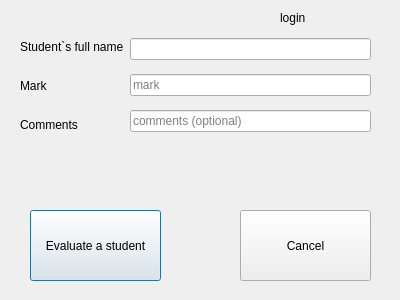
<?xml version="1.0" encoding="UTF-8"?>
<ui version="4.0">
 <class>add_mark_2</class>
 <widget class="QDialog" name="add_mark_2">
  <property name="geometry">
   <rect>
    <x>0</x>
    <y>0</y>
    <width>400</width>
    <height>300</height>
   </rect>
  </property>
  <property name="windowTitle">
   <string>Dialog</string>
  </property>
  <widget class="QPushButton" name="pushButton">
   <property name="geometry">
    <rect>
     <x>30</x>
     <y>210</y>
     <width>131</width>
     <height>71</height>
    </rect>
   </property>
   <property name="text">
    <string>Evaluate a student</string>
   </property>
  </widget>
  <widget class="QPushButton" name="pushButton_2">
   <property name="geometry">
    <rect>
     <x>240</x>
     <y>210</y>
     <width>131</width>
     <height>71</height>
    </rect>
   </property>
   <property name="text">
    <string>Cancel</string>
   </property>
  </widget>
  <widget class="QLabel" name="label">
   <property name="geometry">
    <rect>
     <x>280</x>
     <y>10</y>
     <width>101</width>
     <height>16</height>
    </rect>
   </property>
   <property name="text">
    <string>login</string>
   </property>
  </widget>
  <widget class="QWidget" name="">
   <property name="geometry">
    <rect>
     <x>20</x>
     <y>30</y>
     <width>351</width>
     <height>111</height>
    </rect>
   </property>
   <layout class="QHBoxLayout" name="horizontalLayout">
    <item>
     <layout class="QVBoxLayout" name="verticalLayout_2">
      <item>
       <widget class="QLabel" name="label_students_fullname">
        <property name="text">
         <string>Student`s full name</string>
        </property>
       </widget>
      </item>
      <item>
       <widget class="QLabel" name="label_mark">
        <property name="text">
         <string>Mark</string>
        </property>
       </widget>
      </item>
      <item>
       <widget class="QLabel" name="label_comments">
        <property name="text">
         <string>Comments</string>
        </property>
       </widget>
      </item>
     </layout>
    </item>
    <item>
     <layout class="QVBoxLayout" name="verticalLayout">
      <item>
       <widget class="QLineEdit" name="lineEdit_full_name">
        <property name="readOnly">
         <bool>true</bool>
        </property>
       </widget>
      </item>
      <item>
       <widget class="QLineEdit" name="lineEdit_mark">
        <property name="placeholderText">
         <string>mark</string>
        </property>
       </widget>
      </item>
      <item>
       <widget class="QLineEdit" name="lineEdit">
        <property name="placeholderText">
         <string>comments (optional)</string>
        </property>
       </widget>
      </item>
     </layout>
    </item>
   </layout>
  </widget>
 </widget>
 <resources/>
 <connections/>
</ui>
